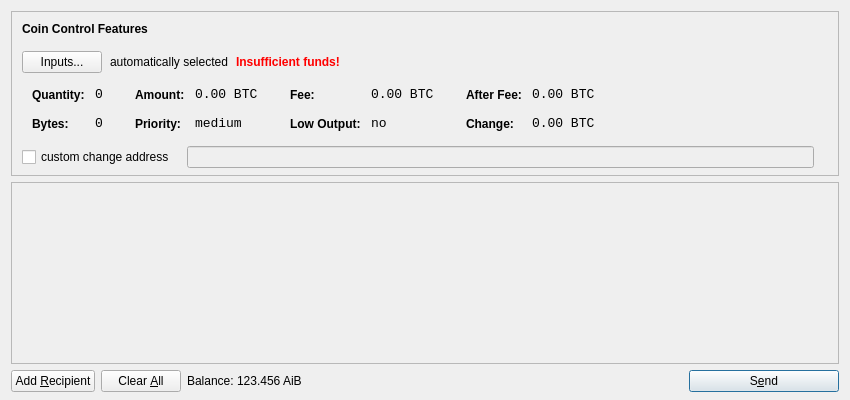
<?xml version="1.0" encoding="UTF-8"?>
<ui version="4.0">
 <class>SendCoinsDialog</class>
 <widget class="QDialog" name="SendCoinsDialog">
  <property name="geometry">
   <rect>
    <x>0</x>
    <y>0</y>
    <width>850</width>
    <height>400</height>
   </rect>
  </property>
  <property name="windowTitle">
   <string>Send Coins</string>
  </property>
  <layout class="QVBoxLayout" name="verticalLayout" stretch="0,1,0">
   <property name="bottomMargin">
    <number>8</number>
   </property>
   <item>
    <widget class="QFrame" name="frameCoinControl">
     <property name="sizePolicy">
      <sizepolicy hsizetype="Expanding" vsizetype="Expanding">
       <horstretch>0</horstretch>
       <verstretch>0</verstretch>
      </sizepolicy>
     </property>
     <property name="maximumSize">
      <size>
       <width>16777215</width>
       <height>16777215</height>
      </size>
     </property>
     <property name="frameShape">
      <enum>QFrame::StyledPanel</enum>
     </property>
     <property name="frameShadow">
      <enum>QFrame::Sunken</enum>
     </property>
     <layout class="QVBoxLayout" name="verticalLayoutCoinControl2">
      <property name="spacing">
       <number>-1</number>
      </property>
      <property name="leftMargin">
       <number>0</number>
      </property>
      <property name="topMargin">
       <number>0</number>
      </property>
      <property name="rightMargin">
       <number>0</number>
      </property>
      <property name="bottomMargin">
       <number>6</number>
      </property>
      <item>
       <layout class="QVBoxLayout" name="verticalLayoutCoinControl" stretch="0,0,0,0,1">
        <property name="spacing">
         <number>0</number>
        </property>
        <property name="leftMargin">
         <number>10</number>
        </property>
        <property name="topMargin">
         <number>10</number>
        </property>
        <item>
         <layout class="QHBoxLayout" name="horizontalLayoutCoinControl1">
          <property name="bottomMargin">
           <number>15</number>
          </property>
          <item>
           <widget class="QLabel" name="labelCoinControlFeatures">
            <property name="sizePolicy">
             <sizepolicy hsizetype="Preferred" vsizetype="Maximum">
              <horstretch>0</horstretch>
              <verstretch>0</verstretch>
             </sizepolicy>
            </property>
            <property name="font">
             <font>
              <weight>75</weight>
              <bold>true</bold>
             </font>
            </property>
            <property name="styleSheet">
             <string notr="true">font-weight:bold;</string>
            </property>
            <property name="text">
             <string>Coin Control Features</string>
            </property>
           </widget>
          </item>
         </layout>
        </item>
        <item>
         <layout class="QHBoxLayout" name="horizontalLayoutCoinControl2" stretch="0,0,0,0">
          <property name="spacing">
           <number>8</number>
          </property>
          <property name="bottomMargin">
           <number>10</number>
          </property>
          <item>
           <widget class="QPushButton" name="pushButtonCoinControl">
            <property name="styleSheet">
             <string notr="true"/>
            </property>
            <property name="text">
             <string>Inputs...</string>
            </property>
           </widget>
          </item>
          <item>
           <widget class="QLabel" name="labelCoinControlAutomaticallySelected">
            <property name="text">
             <string>automatically selected</string>
            </property>
            <property name="margin">
             <number>5</number>
            </property>
           </widget>
          </item>
          <item>
           <widget class="QLabel" name="labelCoinControlInsuffFunds">
            <property name="font">
             <font>
              <weight>75</weight>
              <bold>true</bold>
             </font>
            </property>
            <property name="styleSheet">
             <string notr="true">color:red;font-weight:bold;</string>
            </property>
            <property name="text">
             <string>Insufficient funds!</string>
            </property>
            <property name="margin">
             <number>5</number>
            </property>
           </widget>
          </item>
          <item>
           <spacer name="horizontalSpacerCoinControl">
            <property name="orientation">
             <enum>Qt::Horizontal</enum>
            </property>
            <property name="sizeHint" stdset="0">
             <size>
              <width>40</width>
              <height>1</height>
             </size>
            </property>
           </spacer>
          </item>
         </layout>
        </item>
        <item>
         <widget class="QWidget" name="widgetCoinControl" native="true">
          <property name="sizePolicy">
           <sizepolicy hsizetype="Preferred" vsizetype="Preferred">
            <horstretch>0</horstretch>
            <verstretch>0</verstretch>
           </sizepolicy>
          </property>
          <property name="minimumSize">
           <size>
            <width>0</width>
            <height>0</height>
           </size>
          </property>
          <property name="styleSheet">
           <string notr="true"/>
          </property>
          <layout class="QHBoxLayout" name="horizontalLayoutCoinControl5">
           <property name="margin">
            <number>0</number>
           </property>
           <item>
            <layout class="QHBoxLayout" name="horizontalLayoutCoinControl3" stretch="0,0,0,1">
             <property name="spacing">
              <number>20</number>
             </property>
             <property name="topMargin">
              <number>0</number>
             </property>
             <property name="bottomMargin">
              <number>10</number>
             </property>
             <item>
              <layout class="QFormLayout" name="formLayoutCoinControl1">
               <property name="horizontalSpacing">
                <number>10</number>
               </property>
               <property name="verticalSpacing">
                <number>14</number>
               </property>
               <property name="leftMargin">
                <number>10</number>
               </property>
               <property name="topMargin">
                <number>4</number>
               </property>
               <property name="rightMargin">
                <number>6</number>
               </property>
               <item row="0" column="0">
                <widget class="QLabel" name="labelCoinControlQuantityText">
                 <property name="styleSheet">
                  <string notr="true">font-weight:bold;</string>
                 </property>
                 <property name="text">
                  <string>Quantity:</string>
                 </property>
                 <property name="margin">
                  <number>0</number>
                 </property>
                </widget>
               </item>
               <item row="0" column="1">
                <widget class="QLabel" name="labelCoinControlQuantity">
                 <property name="font">
                  <font>
                   <family>Monospace</family>
                   <pointsize>10</pointsize>
                  </font>
                 </property>
                 <property name="cursor">
                  <cursorShape>IBeamCursor</cursorShape>
                 </property>
                 <property name="contextMenuPolicy">
                  <enum>Qt::ActionsContextMenu</enum>
                 </property>
                 <property name="text">
                  <string notr="true">0</string>
                 </property>
                 <property name="margin">
                  <number>0</number>
                 </property>
                 <property name="textInteractionFlags">
                  <set>Qt::LinksAccessibleByMouse|Qt::TextSelectableByKeyboard|Qt::TextSelectableByMouse</set>
                 </property>
                </widget>
               </item>
               <item row="1" column="0">
                <widget class="QLabel" name="labelCoinControlBytesText">
                 <property name="styleSheet">
                  <string notr="true">font-weight:bold;</string>
                 </property>
                 <property name="text">
                  <string>Bytes:</string>
                 </property>
                </widget>
               </item>
               <item row="1" column="1">
                <widget class="QLabel" name="labelCoinControlBytes">
                 <property name="font">
                  <font>
                   <family>Monospace</family>
                   <pointsize>10</pointsize>
                  </font>
                 </property>
                 <property name="cursor">
                  <cursorShape>IBeamCursor</cursorShape>
                 </property>
                 <property name="contextMenuPolicy">
                  <enum>Qt::ActionsContextMenu</enum>
                 </property>
                 <property name="text">
                  <string notr="true">0</string>
                 </property>
                 <property name="textInteractionFlags">
                  <set>Qt::LinksAccessibleByMouse|Qt::TextSelectableByKeyboard|Qt::TextSelectableByMouse</set>
                 </property>
                </widget>
               </item>
              </layout>
             </item>
             <item>
              <layout class="QFormLayout" name="formLayoutCoinControl2">
               <property name="horizontalSpacing">
                <number>10</number>
               </property>
               <property name="verticalSpacing">
                <number>14</number>
               </property>
               <property name="leftMargin">
                <number>6</number>
               </property>
               <property name="topMargin">
                <number>4</number>
               </property>
               <property name="rightMargin">
                <number>6</number>
               </property>
               <item row="0" column="0">
                <widget class="QLabel" name="labelCoinControlAmountText">
                 <property name="styleSheet">
                  <string notr="true">font-weight:bold;</string>
                 </property>
                 <property name="text">
                  <string>Amount:</string>
                 </property>
                 <property name="margin">
                  <number>0</number>
                 </property>
                </widget>
               </item>
               <item row="0" column="1">
                <widget class="QLabel" name="labelCoinControlAmount">
                 <property name="font">
                  <font>
                   <family>Monospace</family>
                   <pointsize>10</pointsize>
                  </font>
                 </property>
                 <property name="cursor">
                  <cursorShape>IBeamCursor</cursorShape>
                 </property>
                 <property name="contextMenuPolicy">
                  <enum>Qt::ActionsContextMenu</enum>
                 </property>
                 <property name="text">
                  <string notr="true">0.00 BTC</string>
                 </property>
                 <property name="textInteractionFlags">
                  <set>Qt::LinksAccessibleByMouse|Qt::TextSelectableByKeyboard|Qt::TextSelectableByMouse</set>
                 </property>
                </widget>
               </item>
               <item row="1" column="0">
                <widget class="QLabel" name="labelCoinControlPriorityText">
                 <property name="styleSheet">
                  <string notr="true">font-weight:bold;</string>
                 </property>
                 <property name="text">
                  <string>Priority:</string>
                 </property>
                </widget>
               </item>
               <item row="1" column="1">
                <widget class="QLabel" name="labelCoinControlPriority">
                 <property name="font">
                  <font>
                   <family>Monospace</family>
                   <pointsize>10</pointsize>
                  </font>
                 </property>
                 <property name="cursor">
                  <cursorShape>IBeamCursor</cursorShape>
                 </property>
                 <property name="contextMenuPolicy">
                  <enum>Qt::ActionsContextMenu</enum>
                 </property>
                 <property name="text">
                  <string>medium</string>
                 </property>
                 <property name="textInteractionFlags">
                  <set>Qt::LinksAccessibleByMouse|Qt::TextSelectableByKeyboard|Qt::TextSelectableByMouse</set>
                 </property>
                </widget>
               </item>
              </layout>
             </item>
             <item>
              <layout class="QFormLayout" name="formLayoutCoinControl3">
               <property name="horizontalSpacing">
                <number>10</number>
               </property>
               <property name="verticalSpacing">
                <number>14</number>
               </property>
               <property name="leftMargin">
                <number>6</number>
               </property>
               <property name="topMargin">
                <number>4</number>
               </property>
               <property name="rightMargin">
                <number>6</number>
               </property>
               <item row="0" column="0">
                <widget class="QLabel" name="labelCoinControlFeeText">
                 <property name="styleSheet">
                  <string notr="true">font-weight:bold;</string>
                 </property>
                 <property name="text">
                  <string>Fee:</string>
                 </property>
                 <property name="margin">
                  <number>0</number>
                 </property>
                </widget>
               </item>
               <item row="0" column="1">
                <widget class="QLabel" name="labelCoinControlFee">
                 <property name="font">
                  <font>
                   <family>Monospace</family>
                   <pointsize>10</pointsize>
                  </font>
                 </property>
                 <property name="cursor">
                  <cursorShape>IBeamCursor</cursorShape>
                 </property>
                 <property name="contextMenuPolicy">
                  <enum>Qt::ActionsContextMenu</enum>
                 </property>
                 <property name="text">
                  <string notr="true">0.00 BTC</string>
                 </property>
                 <property name="textInteractionFlags">
                  <set>Qt::LinksAccessibleByMouse|Qt::TextSelectableByKeyboard|Qt::TextSelectableByMouse</set>
                 </property>
                </widget>
               </item>
               <item row="1" column="0">
                <widget class="QLabel" name="labelCoinControlLowOutputText">
                 <property name="styleSheet">
                  <string notr="true">font-weight:bold;</string>
                 </property>
                 <property name="text">
                  <string>Low Output:</string>
                 </property>
                </widget>
               </item>
               <item row="1" column="1">
                <widget class="QLabel" name="labelCoinControlLowOutput">
                 <property name="font">
                  <font>
                   <family>Monospace</family>
                   <pointsize>10</pointsize>
                  </font>
                 </property>
                 <property name="cursor">
                  <cursorShape>IBeamCursor</cursorShape>
                 </property>
                 <property name="contextMenuPolicy">
                  <enum>Qt::ActionsContextMenu</enum>
                 </property>
                 <property name="text">
                  <string>no</string>
                 </property>
                 <property name="textInteractionFlags">
                  <set>Qt::LinksAccessibleByMouse|Qt::TextSelectableByKeyboard|Qt::TextSelectableByMouse</set>
                 </property>
                </widget>
               </item>
              </layout>
             </item>
             <item>
              <layout class="QFormLayout" name="formLayoutCoinControl4">
               <property name="horizontalSpacing">
                <number>10</number>
               </property>
               <property name="verticalSpacing">
                <number>14</number>
               </property>
               <property name="leftMargin">
                <number>6</number>
               </property>
               <property name="topMargin">
                <number>4</number>
               </property>
               <property name="rightMargin">
                <number>6</number>
               </property>
               <item row="0" column="0">
                <widget class="QLabel" name="labelCoinControlAfterFeeText">
                 <property name="styleSheet">
                  <string notr="true">font-weight:bold;</string>
                 </property>
                 <property name="text">
                  <string>After Fee:</string>
                 </property>
                 <property name="margin">
                  <number>0</number>
                 </property>
                </widget>
               </item>
               <item row="0" column="1">
                <widget class="QLabel" name="labelCoinControlAfterFee">
                 <property name="font">
                  <font>
                   <family>Monospace</family>
                   <pointsize>10</pointsize>
                  </font>
                 </property>
                 <property name="cursor">
                  <cursorShape>IBeamCursor</cursorShape>
                 </property>
                 <property name="contextMenuPolicy">
                  <enum>Qt::ActionsContextMenu</enum>
                 </property>
                 <property name="text">
                  <string notr="true">0.00 BTC</string>
                 </property>
                 <property name="textInteractionFlags">
                  <set>Qt::LinksAccessibleByMouse|Qt::TextSelectableByKeyboard|Qt::TextSelectableByMouse</set>
                 </property>
                </widget>
               </item>
               <item row="1" column="0">
                <widget class="QLabel" name="labelCoinControlChangeText">
                 <property name="styleSheet">
                  <string notr="true">font-weight:bold;</string>
                 </property>
                 <property name="text">
                  <string>Change:</string>
                 </property>
                </widget>
               </item>
               <item row="1" column="1">
                <widget class="QLabel" name="labelCoinControlChange">
                 <property name="font">
                  <font>
                   <family>Monospace</family>
                   <pointsize>10</pointsize>
                  </font>
                 </property>
                 <property name="cursor">
                  <cursorShape>IBeamCursor</cursorShape>
                 </property>
                 <property name="contextMenuPolicy">
                  <enum>Qt::ActionsContextMenu</enum>
                 </property>
                 <property name="text">
                  <string notr="true">0.00 BTC</string>
                 </property>
                 <property name="textInteractionFlags">
                  <set>Qt::LinksAccessibleByMouse|Qt::TextSelectableByKeyboard|Qt::TextSelectableByMouse</set>
                 </property>
                </widget>
               </item>
              </layout>
             </item>
            </layout>
           </item>
          </layout>
         </widget>
        </item>
        <item>
         <layout class="QHBoxLayout" name="horizontalLayoutCoinControl4" stretch="0,0,0">
          <property name="spacing">
           <number>12</number>
          </property>
          <property name="sizeConstraint">
           <enum>QLayout::SetDefaultConstraint</enum>
          </property>
          <property name="topMargin">
           <number>5</number>
          </property>
          <property name="rightMargin">
           <number>5</number>
          </property>
          <item>
           <widget class="QCheckBox" name="checkBoxCoinControlChange">
            <property name="text">
             <string>custom change address</string>
            </property>
           </widget>
          </item>
          <item>
           <widget class="QLineEdit" name="lineEditCoinControlChange">
            <property name="enabled">
             <bool>false</bool>
            </property>
            <property name="sizePolicy">
             <sizepolicy hsizetype="Expanding" vsizetype="Fixed">
              <horstretch>0</horstretch>
              <verstretch>0</verstretch>
             </sizepolicy>
            </property>
           </widget>
          </item>
          <item>
           <widget class="QLabel" name="labelCoinControlChangeLabel">
            <property name="sizePolicy">
             <sizepolicy hsizetype="Preferred" vsizetype="Expanding">
              <horstretch>0</horstretch>
              <verstretch>0</verstretch>
             </sizepolicy>
            </property>
            <property name="minimumSize">
             <size>
              <width>0</width>
              <height>0</height>
             </size>
            </property>
            <property name="text">
             <string/>
            </property>
            <property name="margin">
             <number>3</number>
            </property>
           </widget>
          </item>
         </layout>
        </item>
        <item>
         <spacer name="verticalSpacerCoinControl">
          <property name="orientation">
           <enum>Qt::Vertical</enum>
          </property>
          <property name="sizeHint" stdset="0">
           <size>
            <width>800</width>
            <height>1</height>
           </size>
          </property>
         </spacer>
        </item>
       </layout>
      </item>
     </layout>
    </widget>
   </item>
   <item>
    <widget class="QScrollArea" name="scrollArea">
     <property name="widgetResizable">
      <bool>true</bool>
     </property>
     <widget class="QWidget" name="scrollAreaWidgetContents">
      <property name="geometry">
       <rect>
        <x>0</x>
        <y>0</y>
        <width>830</width>
        <height>165</height>
       </rect>
      </property>
      <layout class="QVBoxLayout" name="verticalLayout_2">
       <property name="margin">
        <number>0</number>
       </property>
       <item>
        <layout class="QVBoxLayout" name="entries">
         <property name="spacing">
          <number>6</number>
         </property>
        </layout>
       </item>
       <item>
        <spacer name="verticalSpacer">
         <property name="orientation">
          <enum>Qt::Vertical</enum>
         </property>
         <property name="sizeHint" stdset="0">
          <size>
           <width>20</width>
           <height>40</height>
          </size>
         </property>
        </spacer>
       </item>
      </layout>
     </widget>
    </widget>
   </item>
   <item>
    <layout class="QHBoxLayout" name="horizontalLayout">
     <item>
      <widget class="QPushButton" name="addButton">
       <property name="toolTip">
        <string>Send to multiple recipients at once</string>
       </property>
       <property name="text">
        <string>Add &amp;Recipient</string>
       </property>
       <property name="icon">
        <iconset resource="../bitcoin.qrc">
         <normaloff>:/icons/add</normaloff>:/icons/add</iconset>
       </property>
       <property name="autoDefault">
        <bool>false</bool>
       </property>
      </widget>
     </item>
     <item>
      <widget class="QPushButton" name="clearButton">
       <property name="sizePolicy">
        <sizepolicy hsizetype="Minimum" vsizetype="Fixed">
         <horstretch>0</horstretch>
         <verstretch>0</verstretch>
        </sizepolicy>
       </property>
       <property name="toolTip">
        <string>Remove all transaction fields</string>
       </property>
       <property name="text">
        <string>Clear &amp;All</string>
       </property>
       <property name="icon">
        <iconset resource="../bitcoin.qrc">
         <normaloff>:/icons/remove</normaloff>:/icons/remove</iconset>
       </property>
       <property name="autoRepeatDelay">
        <number>300</number>
       </property>
       <property name="autoDefault">
        <bool>false</bool>
       </property>
      </widget>
     </item>
     <item>
      <layout class="QHBoxLayout" name="horizontalLayout_2">
       <property name="spacing">
        <number>3</number>
       </property>
       <item>
        <widget class="QLabel" name="label">
         <property name="text">
          <string>Balance:</string>
         </property>
        </widget>
       </item>
       <item>
        <widget class="QLabel" name="labelBalance">
         <property name="cursor">
          <cursorShape>IBeamCursor</cursorShape>
         </property>
         <property name="text">
          <string>123.456 AiB</string>
         </property>
         <property name="textInteractionFlags">
          <set>Qt::LinksAccessibleByMouse|Qt::TextSelectableByKeyboard|Qt::TextSelectableByMouse</set>
         </property>
        </widget>
       </item>
      </layout>
     </item>
     <item>
      <spacer name="horizontalSpacer">
       <property name="orientation">
        <enum>Qt::Horizontal</enum>
       </property>
       <property name="sizeHint" stdset="0">
        <size>
         <width>40</width>
         <height>20</height>
        </size>
       </property>
      </spacer>
     </item>
     <item>
      <widget class="QPushButton" name="sendButton">
       <property name="minimumSize">
        <size>
         <width>150</width>
         <height>0</height>
        </size>
       </property>
       <property name="toolTip">
        <string>Confirm the send action</string>
       </property>
       <property name="text">
        <string>S&amp;end</string>
       </property>
       <property name="icon">
        <iconset resource="../bitcoin.qrc">
         <normaloff>:/icons/send</normaloff>:/icons/send</iconset>
       </property>
       <property name="default">
        <bool>true</bool>
       </property>
      </widget>
     </item>
    </layout>
   </item>
  </layout>
 </widget>
 <resources>
  <include location="../bitcoin.qrc"/>
 </resources>
 <connections/>
</ui>
